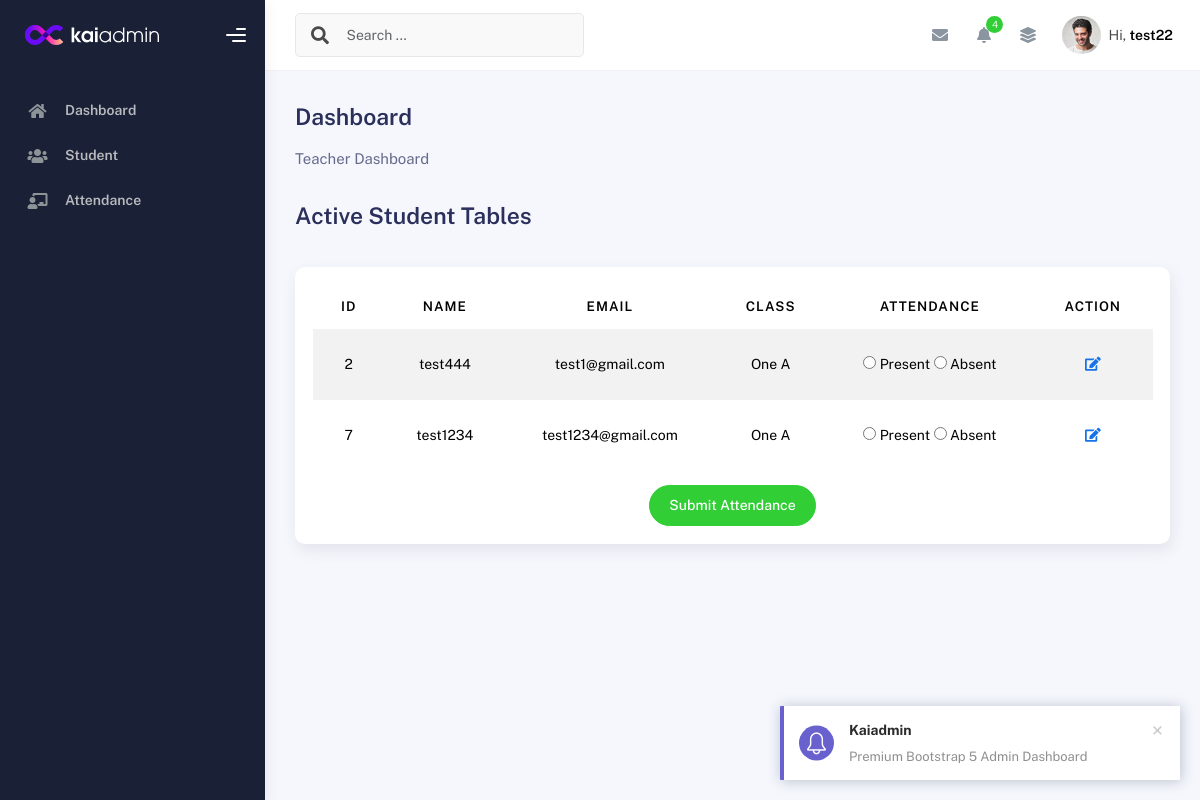
The page /teacher/attendance.php (signed in) on the database as committed earlier.
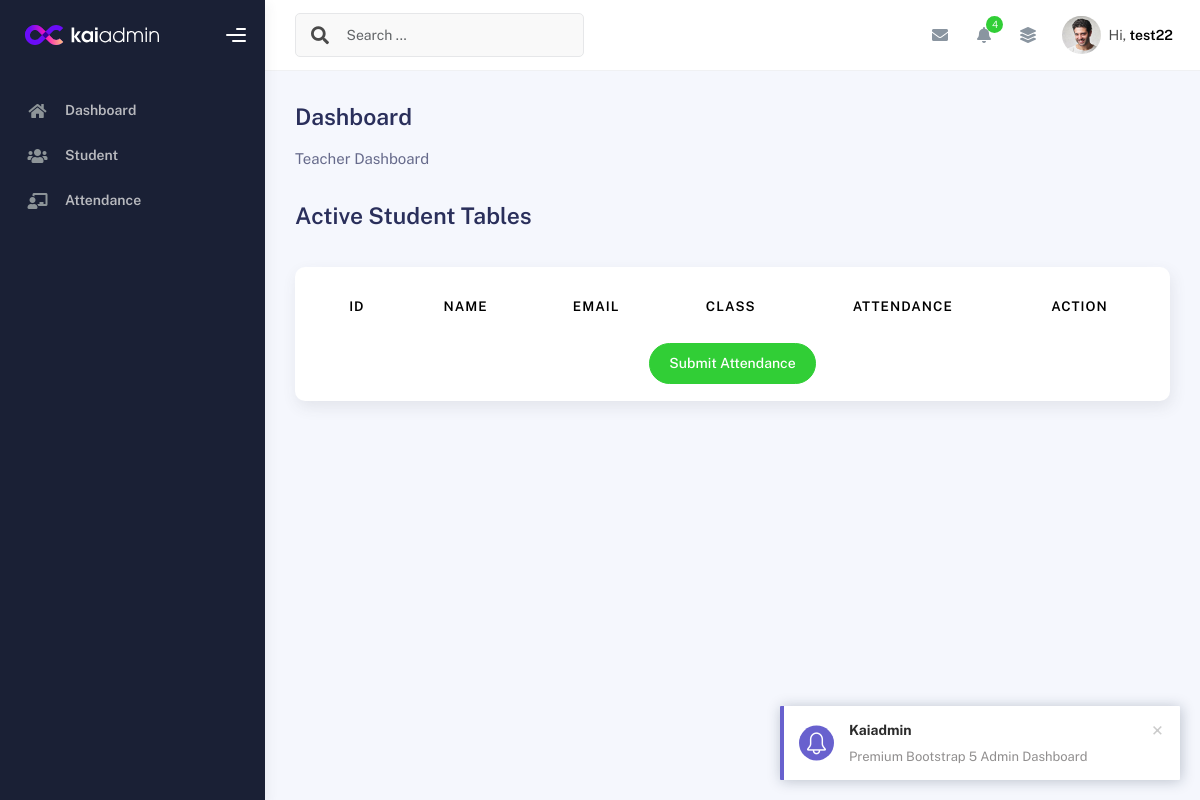
The same page on the database as committed later.
### tables this page shows
CREATE TABLE `teacher` (
  `id` int(11) NOT NULL,
  `name` varchar(255) NOT NULL,
  `password` varchar(255) NOT NULL,
  `phone` varchar(255) NOT NULL,
  `email` varchar(255) NOT NULL,
  `profileimage` varchar(255) NOT NULL,
  `status` tinyint(1) NOT NULL DEFAULT 1,
  `address` varchar(255) NOT NULL,
  `created_at` timestamp NOT NULL DEFAULT current_timestamp(),
  `updated_at` timestamp NOT NULL DEFAULT current_timestamp()
);

CREATE TABLE `student` (
  `id` int(11) NOT NULL,
  `name` varchar(255) NOT NULL,
  `email` varchar(255) NOT NULL,
  `password` varchar(250) NOT NULL,
  `phone` varchar(255) NOT NULL,
  `class_id` int(11) DEFAULT NULL,
  `profileimage` varchar(255) NOT NULL,
  `status` tinyint(1) NOT NULL DEFAULT 1,
  `address` varchar(255) NOT NULL,
  `created_at` timestamp NOT NULL DEFAULT current_timestamp(),
  `updated_at` timestamp NOT NULL DEFAULT current_timestamp()
);

CREATE TABLE `class` (
  `id` int(11) NOT NULL,
  `name` varchar(20) NOT NULL,
  `teacher_id` int(11) DEFAULT NULL,
  `section` varchar(10) NOT NULL,
  `strength` int(11) NOT NULL,
  `fees` int(5) NOT NULL,
  `status` tinyint(1) NOT NULL DEFAULT 1,
  `created_at` timestamp NOT NULL DEFAULT current_timestamp(),
  `updated_at` timestamp NOT NULL DEFAULT current_timestamp()
);

### teacher/attendance.php (the view, shortened to what this page needs)
<?php
require_once('../includes/db.php');
?>
<!DOCTYPE html>
<html lang="en">
  <head>
    <?php require_once('../includes/dashboard_header.php') ?>
  </head>
  <body>
  <div class="wrapper">
    <?php require_once('includes/sidebar.inc.php') ?>
    <div class="main-panel">
      <?php require_once('includes/navbar.inc.php') ?>
      <div class="container">
        <div class="page-inner">
          <div class="d-flex align-items-left align-items-md-center flex-column flex-md-row pt-2 pb-4">
            <div>
              <h3 class="fw-bold mb-3">Dashboard</h3>
              <h6 class="op-7 mb-2">Teacher Dashboard</h6>
            </div>
          </div>
          <div class="page-header">
            <h3 class="fw-bold mb-3">Active Student Tables</h3>
          </div>
          <div class="row">
            <div class="col-md-12">
              <div class="card">
                <div class="card-body">
                  <?php
                  $current_date = date('Y-m-d');
                  $s = "SELECT student.*, class.id AS class_id, class.name AS class_name, class.section AS class_section, class.teacher_id AS class_teacher_id
                        FROM class
                        INNER JOIN student ON student.class_id = class.id
                        LEFT JOIN attendance ON student.id = attendance.student_id AND attendance.date = :current_date
                        WHERE class.teacher_id = :teacher_id";
                  $sth = $pdo->prepare($s);
                  $sth->execute([':teacher_id' => $user_id, ':current_date' => $current_date]);
                  ?>
                  <div class="table-responsive">
                    <form method="POST" action="<?php echo $_SERVER['PHP_SELF']; ?>">
                      <table id="add-row" class="display table table-striped table-hover">
                        <thead class="text-center">
                          <tr>
                            <th>ID</th>
                            <th>Name</th>
                            <th>Email</th>
                            <th>Class</th>
                            <th>Attendance</th>
                            <th>Action</th>
                          </tr>
                        </thead>
                        <tbody class="text-center">
                          <?php
                          $allRows = $sth->fetchAll();
                          foreach ($allRows as $Row) {
                            echo "<tr>";
                            echo "<td>" . $Row['id'] . "</td>";
                            echo "<td>" . $Row['name'] . "</td>";
                            echo "<td>" . $Row['email'] . "</td>";
                            echo "<td>" . $Row['class_name'] . " " . $Row['class_section'] . "</td>";
                            echo "<td>
                              <input type='radio' name='attendance[" . $Row['id'] . "]' value='present'> Present
                              <input type='radio' name='attendance[" . $Row['id'] . "]' value='absent'> Absent
                              </td>";
                              echo "<td>
                              <a href='edit_attendance.php?id=" . $Row['id'] . "' class='btn btn-link btn-primary'>
                              <i class='fa fa-edit'></i>
                                    </a>
                                  </td>";
                            echo "</tr>";
                          }
                          ?>
                        </tbody>
                      </table>
                      <div class="d-flex justify-content-center align-items-center">
                        <input type="submit" class="btn attendance btn-success btn-round justify-content-center" name="submit_attendance" value="Submit Attendance">
                      </div>
                    </form>
                  </div>
                </div>
              </div>
            </div>
          </div>
        </div>
      </div>
    </div>
</body>
</html>

### includes/dashboard_header.php (shortened to what this page needs)
<link rel="stylesheet" href="../dashboard_assets/css/bootstrap.min.css" />
<link rel="stylesheet" href="../dashboard_assets/css/plugins.min.css" />
<link rel="stylesheet" href="../dashboard_assets/css/kaiadmin.min.css" />
<link rel="stylesheet" href="../dashboard_assets/css/demo.css" />
 <link rel="stylesheet" href="https://cdn.datatables.net/buttons/3.1.2/css/buttons.dataTables.css">

### teacher/includes/sidebar.inc.php (shortened to what this page needs)
<div class="sidebar" data-background-color="dark">
    <div class="sidebar-logo">
        <div class="logo-header" data-background-color="dark">
            <a href="index.php" class="logo">
                <img
                    src="../dashboard_assets/img/kaiadmin/logo_light.svg"
                    alt="navbar brand"
                    class="navbar-brand"
                    height="20" />
            </a>
            <div class="nav-toggle">
                <button class="btn btn-toggle toggle-sidebar">
                    <i class="gg-menu-right"></i>
                </button>
            </div>
        </div>
    </div>
    <div class="sidebar-wrapper scrollbar scrollbar-inner">
        <div class="sidebar-content">
            <ul class="nav nav-secondary">
                <li class="nav-item">
                    <a href="index.php" >
                        <i class="fas fa-home"></i>
                        <p>Dashboard</p>
                    </a>
                </li>
                <li class="nav-item">
                    <a href="student.php">
                    <i class="fas fa-users"></i>
                        <p>Student</p>
                    </a>
                </li>
                <li class="nav-item">
                    <a href="attendance.php">
                    <i class="fas fa-chalkboard-teacher"></i>
                        <p>Attendance</p>
                    </a>
                </li>
            </ul>
        </div>
    </div>
</div>

### teacher/includes/navbar.inc.php (shortened to what this page needs)
<?php
$user_id=$_SESSION['id'];
$sql = "SELECT * FROM teacher WHERE id = ?";
    $stmt = $pdo->prepare($sql);
    $stmt->execute([$user_id]);
    $staff = $stmt->fetch(PDO::FETCH_ASSOC);
    if ($staff) {
        $teacher_name = $staff['name'];
    } else {
        $error[] = "Error: staff not found.";
    }
?>
<div class="main-header">
        <nav
          class="navbar navbar-header navbar-header-transparent navbar-expand-lg border-bottom">
          <div class="container-fluid">
            <nav class="navbar navbar-header-left navbar-expand-lg navbar-form nav-search p-0 d-none d-lg-flex">
              <div class="input-group">
                <div class="input-group-prepend">
                  <button type="submit" class="btn btn-search pe-1">
                    <i class="fa fa-search search-icon"></i>
                  </button>
                </div>
                <input
                  type="text"
                  placeholder="Search ..."
                  class="form-control" />
              </div>
            </nav>
            <ul class="navbar-nav topbar-nav ms-md-auto align-items-center">
              <li class="nav-item topbar-icon dropdown hidden-caret">
                <a
                  class="nav-link dropdown-toggle"
                  href="#"
                  id="messageDropdown"
                  role="button"
                  data-bs-toggle="dropdown"
                  aria-haspopup="true"
                  aria-expanded="false">
                  <i class="fa fa-envelope"></i>
                </a>
              </li>
              <li class="nav-item topbar-icon dropdown hidden-caret">
                <a
                  class="nav-link dropdown-toggle"
                  href="#"
                  id="notifDropdown"
                  role="button"
                  data-bs-toggle="dropdown"
                  aria-haspopup="true"
                  aria-expanded="false">
                  <i class="fa fa-bell"></i>
                  <span class="notification">4</span>
                </a>
              </li>
              <li class="nav-item topbar-icon dropdown hidden-caret">
                <a
                  class="nav-link"
                  data-bs-toggle="dropdown"
                  href="#"
                  aria-expanded="false">
                  <i class="fas fa-layer-group"></i>
                </a>
              </li>
              <li class="nav-item topbar-user dropdown hidden-caret">
                <a
                  class="dropdown-toggle profile-pic"
                  data-bs-toggle="dropdown"
                  href="#"
                  aria-expanded="false">
                  <div class="avatar-sm">
                    <img
                      src="../dashboard_assets/img/profile.jpg"
                      alt="..."
                      class="avatar-img rounded-circle" />
                  </div>
                  <span class="profile-username">
                    <span class="op-7">Hi,</span>
                    <span class="fw-bold"> <?php echo $teacher_name;?></span>
                  </span>
                </a>
              </li>
            </ul>
          </div>
        </nav>
      </div>

Rows that differ between the two databases and show on the page:
no longer on this page (row edited): student: id "2", name "test444", email "test1@gmail.com", class.name "One", class.section "A"
removed student: id "7", name "test1234", email "test1234@gmail.com", class.name "One", class.section "A"
